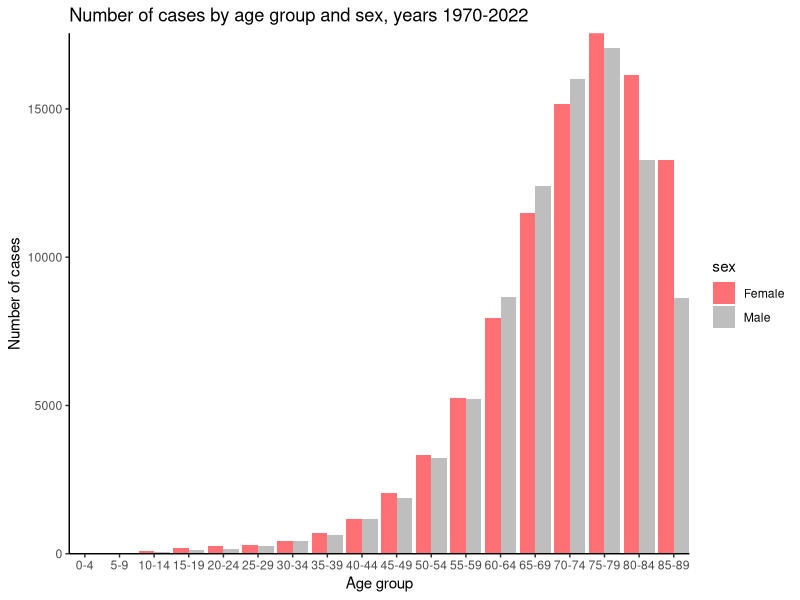
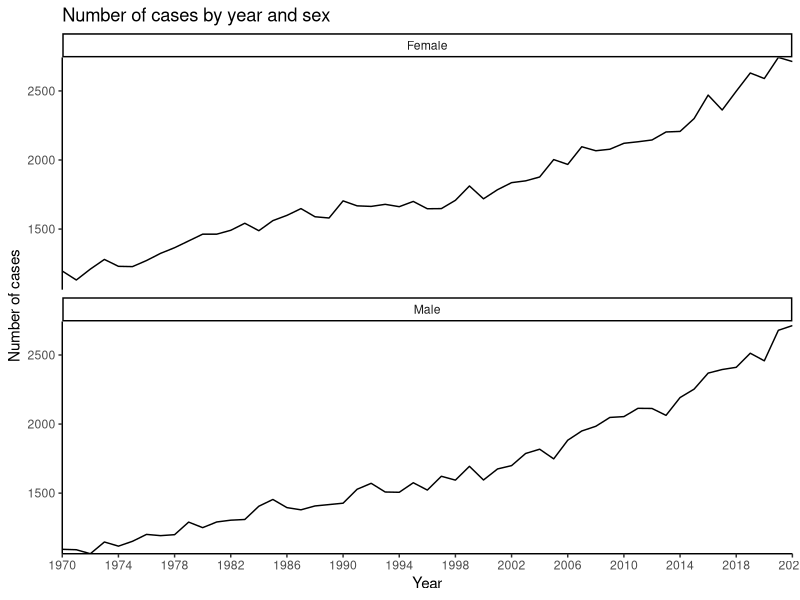
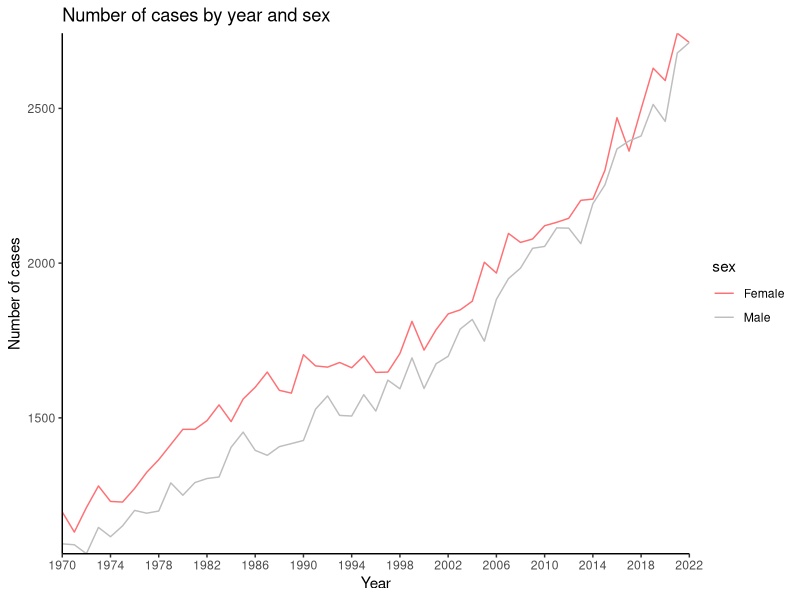
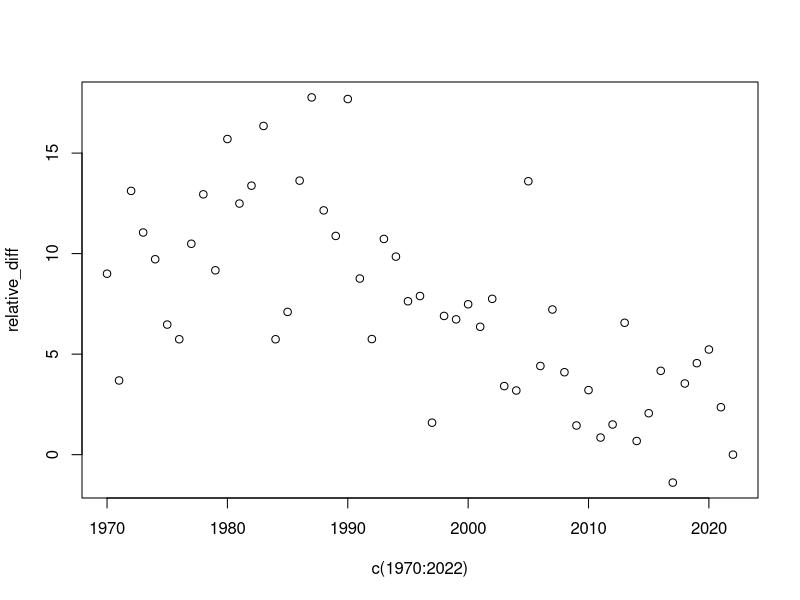
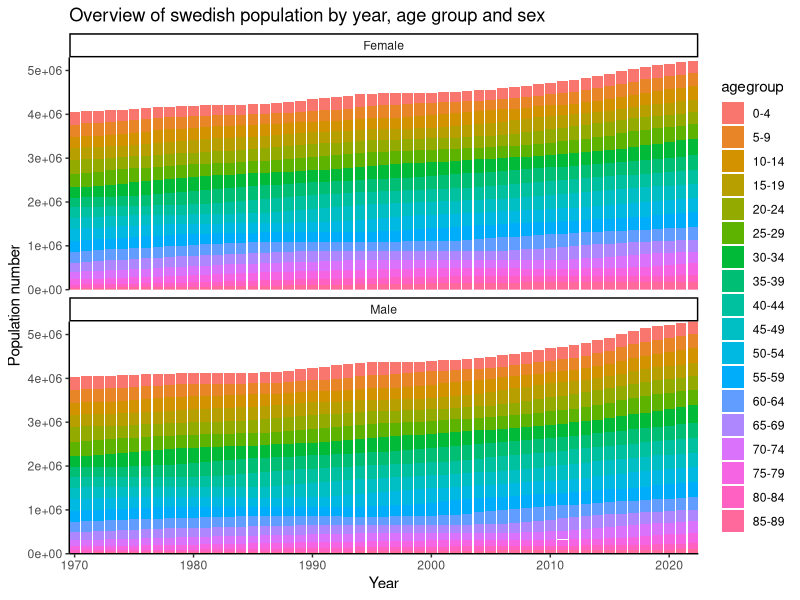
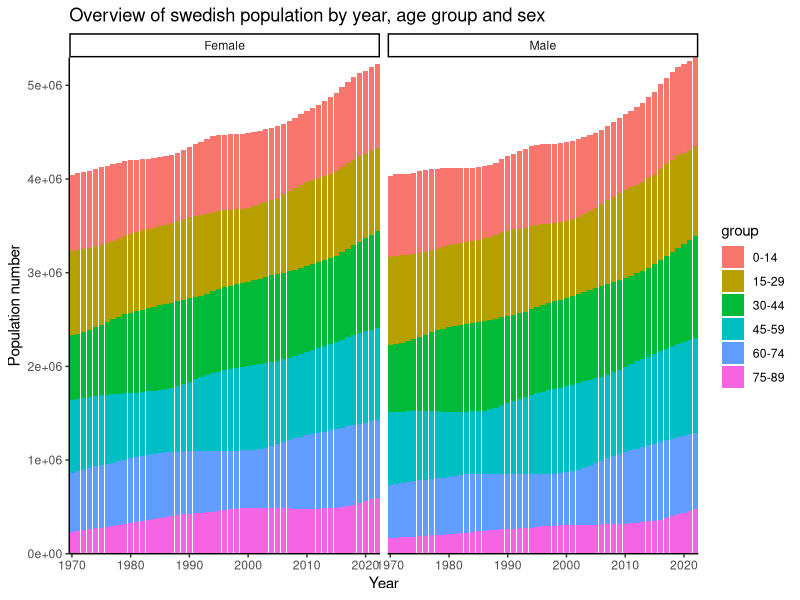
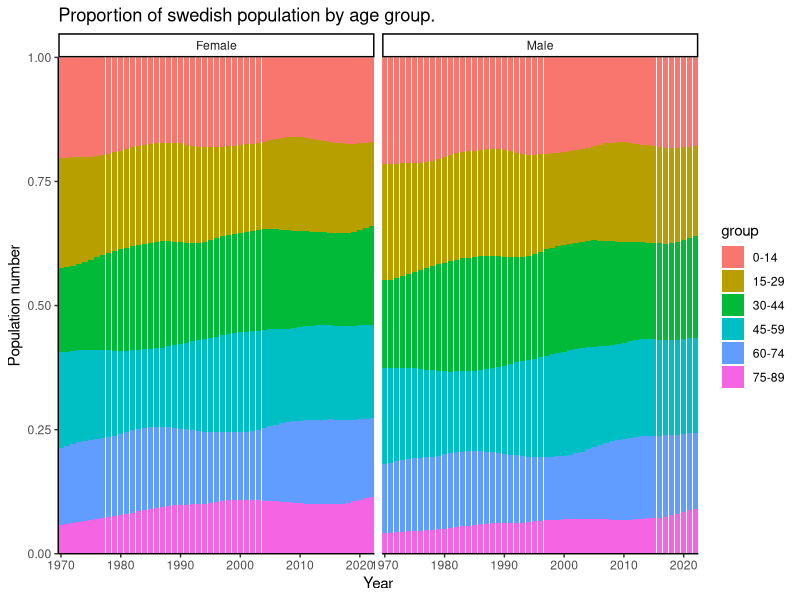
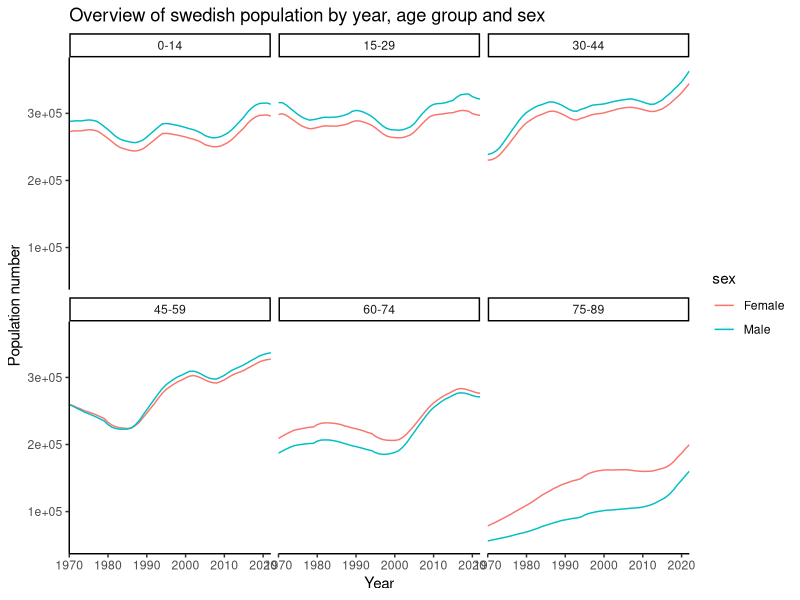

The R source for these figures, in order:
## ---- chunk 1
knitr::opts_chunk$set(warning = FALSE, message = FALSE) 
## ---- chunk 2
library(readr)
library(tidyverse)
library(ggplot2)
library(splines)
## ---- chunk 3
cases <- readr::read_tsv("cases.tsv")
population <- readr::read_tsv("population.tsv")
## ---- chunk 4
cases %>% summary()
# order agegroups 
factor_groups <- cases %>% pull(agegroup) %>% unique()
cases <- cases %>% mutate(agegroup = factor(agegroup, levels = factor_groups)) 
## ---- chunk 5
cases %>% pull(agegroup) %>% unique()
## ---- chunk 6
cases %>% pull(sex) %>% unique()
## ---- chunk 7
cases %>% 
  group_by(agegroup,sex) %>% 
  summarize(n = sum(n)) %>% 
  ungroup() %>% 
  ggplot(aes(x = agegroup, y = n, fill = sex)) +
  geom_bar(stat = "identity", position=position_dodge()) +
  scale_fill_manual(values=c("#FF7074", 
                             "gray"))+
  theme_classic() + 
  coord_cartesian(expand = FALSE) + 
  # add labels and title
  ggtitle("Number of cases by age group and sex, years 1970-2022") +
  xlab("Age group") + ylab("Number of cases")
  
## ---- chunk 8
cases %>% 
  group_by(year, sex) %>% 
  summarize(n = sum(n)) %>% 
  ungroup() %>% 
  ggplot(aes(x = year, y = n)) +
  facet_wrap(~sex, ncol = 1) +
  stat_summary(geom="line") +
  theme_classic() + 
  coord_cartesian(expand = FALSE) + 
  scale_x_continuous(lim = c(1970, 2022), breaks = c(seq(1970, 2022, by = 4)))+
  # add labels and title
  ggtitle("Number of cases by year and sex") +
  xlab("Year") + ylab("Number of cases")
## ---- chunk 9
cases %>% 
  group_by(year,sex) %>% 
  summarize(n = sum(n)) %>% 
  ungroup() %>% 
  ggplot(aes(x = year, y = n, col = sex)) +
  #geom_point() +
  stat_summary(geom="line")+
  scale_color_manual(values=c("#FF7074", 
                            "gray"))+
  theme_classic() + 
  coord_cartesian(expand = FALSE) + 
  scale_x_continuous(lim = c(1970, 2022), breaks = c(seq(1970, 2022, by = 4)))+
  # add labels and title
  ggtitle("Number of cases by year and sex") +
  xlab("Year") + ylab("Number of cases")
## ---- chunk 10
# quantify the relative differences (%) between total counts for female and male categories
relative_diff <- cases %>% 
  group_by(year,sex) %>% 
  summarize(n = sum(n)) %>% 
  ungroup() %>% 
  pivot_wider(names_from = sex, values_from = n) %>% 
  mutate(relative_diff = round(100* (Female - Male)/((Male + Female)/2), 2)) %>% 
  pull(relative_diff)
plot(x = c(1970:2022), y = relative_diff)
## ---- chunk 11
head(population)
summary(population)
population %>% pull(agegroup) %>% unique() == cases %>% pull(agegroup) %>% unique() 
population %>% arrange(desc(year)) %>% pull(year) %>% unique() == cases %>% pull(year) %>% unique() 
population %>% arrange(sex) %>% pull(sex) %>% unique() == cases %>% arrange(sex) %>% pull(sex) %>% unique()
## ---- chunk 12
population <- population %>%  mutate(agegroup = factor(agegroup, levels = factor_groups)) 
## ---- chunk 13
population %>% 
  ggplot(aes(x = year, y = n_pop, fill = agegroup)) +
  facet_wrap(~sex, ncol = 1) +
  geom_bar(stat = "identity") +
  theme_classic() + 
  coord_cartesian(expand = FALSE) + 
  # add labels and title
  ggtitle("Overview of swedish population by year, age group and sex") +
  xlab("Year") + ylab("Population number")
## ---- chunk 14
population %>%
  mutate(group = case_when(
    agegroup %in% factor_groups[1:3] ~ "0-14",
    agegroup %in% factor_groups[4:6] ~ "15-29",
    agegroup %in% factor_groups[7:9] ~ "30-44",
    agegroup %in% factor_groups[10:12] ~ "45-59",
    agegroup %in% factor_groups[13:15] ~ "60-74",
    agegroup %in% factor_groups[16:18] ~ "75-89",
    TRUE ~ NA
    )
    ) %>%
  ggplot(aes(x = year, y = n_pop, fill = group)) +
  facet_wrap(~sex, ncol = 2) +
  geom_bar(stat = "identity") +
  theme_classic() +
  coord_cartesian(expand = FALSE) +
  # add labels and title
  ggtitle("Overview of swedish population by year, age group and sex") +
  xlab("Year") + ylab("Population number")
## ---- chunk 15
population %>%
  mutate(group = case_when(
    agegroup %in% factor_groups[1:3] ~ "0-14",
    agegroup %in% factor_groups[4:6] ~ "15-29",
    agegroup %in% factor_groups[7:9] ~ "30-44",
    agegroup %in% factor_groups[10:12] ~ "45-59",
    agegroup %in% factor_groups[13:15] ~ "60-74",
    agegroup %in% factor_groups[16:18] ~ "75-89",
    TRUE ~ NA
    )
    ) %>%
  ggplot(aes(x = year, y = n_pop, fill = group)) +
  facet_wrap(~sex, ncol = 2) +
  geom_bar(position="fill", stat="identity") +
  theme_classic() +
  coord_cartesian(expand = FALSE) +
  # add labels and title
  ggtitle("Proportion of swedish population by age group.") +
  xlab("Year") + ylab("Population number")
## ---- chunk 16
population %>%
  mutate(group = case_when(
    agegroup %in% factor_groups[1:3] ~ "0-14",
    agegroup %in% factor_groups[4:6] ~ "15-29",
    agegroup %in% factor_groups[7:9] ~ "30-44",
    agegroup %in% factor_groups[10:12] ~ "45-59",
    agegroup %in% factor_groups[13:15] ~ "60-74",
    agegroup %in% factor_groups[16:18] ~ "75-89",
    TRUE ~ NA
    )
    ) %>%
  ggplot(aes(x = year, y = n_pop, color = sex)) +
  facet_wrap(~group, ncol = 3) +
  stat_summary(geom="line")+
  theme_classic() +
  coord_cartesian(expand = FALSE) +
  # add labels and title
  ggtitle("Overview of swedish population by year, age group and sex") +
  xlab("Year") + ylab("Population number")
## ---- chunk 17
population %>%
  ggplot(aes(x = year, y = n_pop, color = sex)) +
  facet_wrap(~agegroup, ncol = 3) +
  stat_summary(geom="line")+
  theme_classic() +
  coord_cartesian(expand = FALSE) +
  # add labels and title
  ggtitle("Overview of swedish population by year, age group and sex") +
  xlab("Year") + ylab("Population number")
## ---- chunk 18
population %>%
  filter(year %in% c(1970, 2022)) %>% 
  ggplot(aes(x = agegroup, y = n_pop, fill = sex)) +
  facet_wrap(~year, ncol = 2) +
  geom_bar(position="fill", stat="identity") + 
  theme_classic() +
  coord_cartesian(expand = FALSE) +
  # add labels and title
  ggtitle("Sex distribution by age group, years 1970 and 2022") +
  xlab("age group") + ylab("Proportion of population")
## ---- chunk 19
population %>%
  filter(year %in% c(1970, 2022)) %>% 
  ggplot(aes(x = agegroup, y = n_pop, fill = sex)) +
  facet_wrap(~year, ncol = 2) +
  geom_bar(stat="identity", position = position_dodge()) + 
  theme_classic() +
  coord_cartesian(expand = FALSE) +
  # add labels and title
  ggtitle("Sex distribution by age group, years 1970 and 2022") +
  xlab("age group") + ylab("Proportion of population")
## ---- chunk 20
# merging datasets
cases_pop <- cases %>% left_join(population) 
## ---- chunk 21
## check
cases %>% nrow() == cases_pop %>% nrow() 
population %>% nrow() == cases_pop %>% nrow() 

cases_pop %>% head()
## ---- chunk 22
# cases by year and sex
cases_ys <- cases %>% 
  group_by(year, sex) %>% 
  summarize(n = sum(n)) %>% 
  ungroup()

# population by year and sex
population_ys <- population %>% 
  group_by(year, sex) %>% 
  summarize(n_pop = sum(n_pop)) %>% 
  ungroup()
## ---- chunk 23
# rate per hundred thousand population, dataset with age
cases_pop <- cases_pop %>% 
  # rate per 10^5 population
  mutate(rate = 10^5 * n/n_pop)

# rate per ten thousand population, dataset without age

# create dataset without age variable
cases_pop_ys <- cases_ys %>% 
  left_join(population_ys) %>% 
    # rate per 10^4 population
  mutate(rate = 10^4 * n/n_pop)
## ---- chunk 24
cases_pop_ys %>% 
  #mutate(year = as.factor(year)) %>% 
  ggplot(aes(x = year, y = rate)) +
  facet_wrap(~ sex, ncol = 1) +
  # smooth the curve
  geom_smooth() +
  # non smoothed data
  geom_point(size = 0.5) +
  stat_summary(geom="line") +
  theme_classic() + 
  coord_cartesian(expand = FALSE) + 
  scale_x_continuous(lim = c(1970, 2022), breaks = c(seq(1970, 2022, by = 4))) +
  # add labels and title
  ggtitle("Incidence rate per 10^4 population by year and sex") +
  xlab("Year") + ylab("Number of cases per 10^4 population")
## ---- chunk 25
cases_pop_ys %>% 
  ggplot(aes(x = year, y = rate, color = sex)) +
  # smooth the curve
  geom_smooth(se= FALSE) +
  # non smoothed data
  geom_point(size = 0.5) +
  stat_summary(geom="line") +
  theme_classic() + 
  coord_cartesian(expand = FALSE) + 
  #scale_x_continuous(lim = c(1970, 2022), breaks = c(seq(1970, 2022, by = 4))) +
  # add labels and title
  ggtitle("Incidence rate per 10^4 population by year and sex") +
  xlab("Year") + ylab("Number of cases per 10^4 population")
## ---- chunk 26
cases_pop %>% 
  mutate(group = case_when(
   agegroup %in% factor_groups[1:3] ~ 1,
   agegroup %in% factor_groups[4:6] ~ 2,
   agegroup %in% factor_groups[7:9] ~ 3,
   agegroup %in% factor_groups[10:12] ~ 4,
   agegroup %in% factor_groups[13:15] ~ 5,
   agegroup %in% factor_groups[16:18] ~ 6,
   TRUE ~ NA
   )
  ) %>%
  # mutate(group = case_when(
  #  agegroup %in% factor_groups[1:6] ~ 1,
  #  agegroup %in% factor_groups[7:12] ~ 2,
  #  agegroup %in% factor_groups[13:18] ~ 3,
  #  TRUE ~ NA
  #  )
  # ) %>%
  # mutate(group = case_when(
  #  agegroup %in% factor_groups[1:4] ~ 1,
  #  agegroup %in% factor_groups[5:8] ~ 2,
  #  agegroup %in% factor_groups[9:12] ~ 3,
  #  agegroup %in% factor_groups[13:16] ~ 4,
  #  agegroup %in% factor_groups[17:18] ~ 5,
  #  TRUE ~ NA
  #  )
  # ) %>%
  ggplot(aes(x = year, y = rate, color = agegroup)) +
  facet_wrap(group ~ sex, ncol = 4, scales = "free_y") +
  # smooth the curve
  geom_smooth() +
  # non smoothed data
  geom_point(size = 0.5) +
  stat_summary(geom="line") +
  theme_classic() + 
  coord_cartesian(expand = FALSE) + 
  #scale_x_continuous(lim = c(1970, 2022), breaks = c(seq(1970, 2022, by = 4))) +
  # add labels and title
  ggtitle("Incidence rate per 10^5 population by year, age group and sex") +
  xlab("Year") + ylab("Number of cases per 10^5 population")
  

cases_pop %>% 
  ggplot(aes(x = year, y = rate)) +
  facet_wrap(agegroup ~ sex, ncol = 6, scales = "free_y") +
  # non smoothed data 
  geom_point(size = 0.5, color = "light gray") +
  stat_summary(geom="line", color = "light gray") +
  # smooth the curve
  geom_smooth() +
  theme_classic() + 
  coord_cartesian(expand = FALSE) + 
  #scale_x_continuous(lim = c(1970, 2022), breaks = c(seq(1970, 2022, by = 4))) +
  # add labels and title
  ggtitle("Incidence rate per 10^5 population by year, age group and sex") +
  xlab("Year") + ylab("Number of cases per 10^5 population")


cases_pop %>% 
  ggplot(aes(x = year, y = rate, color = agegroup)) +
  facet_wrap(~ sex, ncol = 2, scales = "free_y") +
  # non smoothed data 
  geom_point(size = 0.5, color = "light gray") +
  stat_summary(geom="line", color = "light gray") +
  # smooth the curve
  geom_smooth() +
  theme_classic() + 
  coord_cartesian(expand = FALSE) + 
  #scale_x_continuous(lim = c(1970, 2022), breaks = c(seq(1970, 2022, by = 4))) +
  # add labels and title
  ggtitle("Incidence rate per 10^5 population by year, age group and sex") +
  xlab("Year") + ylab("Number of cases per 10^5 population")
  
## ---- chunk 27
cases_pop %>% 
  ggplot(aes(x = year, y = rate, color = sex)) +
  facet_wrap(~ agegroup , ncol = 6) + #, scales = "free_y") +
  # smooth the curve
  geom_smooth() +
  # non smoothed data
  geom_point(size = 0.5) +
  stat_summary(geom="line") +
  theme_classic() + 
  coord_cartesian(expand = FALSE) + 
  #scale_x_continuous(lim = c(1970, 2022), breaks = c(seq(1970, 2022, by = 4))) +
  # add labels and title
  ggtitle(paste("Yearly number of cases per 10^5 population by sex and age group")) + 
  xlab("Year") + ylab("Number of cases per 10^5 population") 
  
## ---- chunk 28
cases_pop %>% 
  ggplot(aes(x = year, y = rate, color = sex)) +
  facet_wrap(~ agegroup , ncol = 6, scales = "free_y") +
  # smooth the curve
  geom_smooth() +
  # non smoothed data
  geom_point(size = 0.5) +
  stat_summary(geom="line") +
  theme_classic() + 
  coord_cartesian(expand = FALSE) + 
  #scale_x_continuous(lim = c(1970, 2022), breaks = c(seq(1970, 2022, by = 4))) +
  # add labels and title
  ggtitle(paste("Yearly number of cases per 10^5 population by sex and age group")) + 
  xlab("Year") + ylab("Number of cases per 10^5 population") 
  
## ---- chunk 29
for(i in factor_groups){
  toplot <-  cases_pop %>% 
    filter(agegroup == i) %>% 
    ggplot(aes(x = year, y = rate, color = sex)) +
    # smooth the curve
    geom_smooth() +
    # non smoothed data
    geom_point(size = 0.5) +
    stat_summary(geom="line") +
    theme_classic() + 
    coord_cartesian(expand = FALSE) + 
    scale_x_continuous(lim = c(1970, 2022), breaks = c(seq(1970, 2022, by = 4))) +
    # add labels and title
    ggtitle(paste("Yearly number of cases per 10^5 population by sex, agegroup", i, sep = " ")) +
    xlab("Year") + ylab("Number of cases per 10^5 population") 
  
  print(toplot)
}
  
## ---- chunk 30
model <- cases_pop_ys %>%  
  glm(formula = n ~ year + sex + offset(log(n_pop)), family = "poisson")
summary(model)
## ---- chunk 31
exp(model$coefficients[1] + model$coefficients[2] * 1970 + model$coefficients[3] * 1)

exp(model$coefficients[1] + model$coefficients[2] * 1970 + model$coefficients[3] * 0)
## ---- chunk 32
exp(model$coefficients[1] + model$coefficients[2] * 2020 + model$coefficients[3] * 1)

exp(model$coefficients[1] + model$coefficients[2] * 2020 + model$coefficients[3] * 0)
## ---- chunk 33
model_age <- cases_pop %>% 
  mutate(agegroup = factor(agegroup, levels = factor_groups)) %>% 
  glm(formula = n ~ year*sex + year*agegroup + offset(log(n_pop)), family = "poisson")

model_age <- cases_pop %>% 
  mutate(agegroup = factor(agegroup, levels = factor_groups)) %>% 
  glm(formula = n ~ year*sex + year*agegroup + agegroup * sex + offset(log(n_pop)), family = "poisson")
model_age
## ---- chunk 34
# males
exp(
    #intercept 
    model_age$coefficients[1] + 
    #year
    model_age$coefficients[2] * 1970 + 
    #sex
    model_age$coefficients[3] * 1 + 
    #age 70-74
    model_age$coefficients[17] + 
    # year*sex
    model_age$coefficients[21] * 1970 * 1 + 
    # year*age 70-74
    model_age$coefficients[35] * 1970+
    # sex*age 70-74 
    model_age$coefficients[52] * 1)

# females
exp(
    #intercept 
    model_age$coefficients[1] + 
    #year
    model_age$coefficients[2] * 1970 + 
    #sex
    model_age$coefficients[3] * 0 + 
    #age 70-74
    model_age$coefficients[17] + 
    # year*sex
    model_age$coefficients[21] * 1970 * 0 + 
    # year*age 70-74
    model_age$coefficients[35] * 1970 +
    # sex*age 70-74 
    model_age$coefficients[52] * 0)
## ---- chunk 35
# males
exp(
    #intercept 
    model_age$coefficients[1] + 
    #year
    model_age$coefficients[2] * 2020 + 
    #sex
    model_age$coefficients[3] * 1 + 
    #age 70-74
    model_age$coefficients[17] + 
    # year*sex
    model_age$coefficients[21] * 2020 * 1 + 
    # year*age 70-74
    model_age$coefficients[35] *2020+
    # sex*age 70-74 
    model_age$coefficients[52] * 1)

# females
exp(
    #intercept 
    model_age$coefficients[1] + 
    #year
    model_age$coefficients[2] * 2020 + 
    #sex
    model_age$coefficients[3] * 0 + 
    #age 70-74
    model_age$coefficients[17] + 
    # year*sex
    model_age$coefficients[21] * 2020 * 0 + 
    # year*age 70-74
    model_age$coefficients[35] * 2020+
    # sex*age 70-74 
    model_age$coefficients[52] * 0)
## ---- chunk 36
# splines_model <- cases_pop %>%
#   mutate(agegroup = factor(agegroup, levels = factor_groups)) %>%
#   glm(formula = n ~ bs(year,df = 4)*sex  + bs(year, df = 4)*bs(agegroup, df = 3)+ offset(log(n_pop)), family = "poisson")

age <- seq(2,87,5)
age_df <- data.frame(agegroup = factor_groups, age = age)

splines_to_fit <- cases_pop %>%
  inner_join(age_df)

splines_model <- splines_to_fit %>% 
  # I also put splines on age, otherwise the fitted values are far away from original values
  glm(formula = n ~ bs(year,df = 4)*sex + bs(year, df = 4)*bs(age, df = 4) + offset(log(n_pop)), family = "poisson")

summary(splines_model)

#dataset <- data.frame(n = splines_model$y, fitted = splines_model$fitted.values)


toplot <- splines_to_fit %>% add_column(fitted = splines_model$fitted.values)

toplot %>% 
  filter(age %in% c(52,72,87)) %>% 
  ggplot(aes(x = year, y = fitted, color = agegroup)) +
  geom_point() +
  facet_wrap(~sex, ncol = 2) +
  geom_point(size = 0.1) +
  stat_summary(geom="line") +
  theme_classic() + 
  coord_cartesian(expand = FALSE) + 
  scale_x_continuous(lim = c(1970, 2022), breaks = c(seq(1970, 2022, by = 4))) +
  # add labels and title
  ggtitle("Number of cases by year, age and sex") +
  xlab("Year") + ylab("Number of cases") 
## ---- chunk 37
toplot %>% 
  pivot_longer(cols = c(n, fitted), names_to = "type") %>% 
  filter(age %in% c(52,57,72,87)) %>% 
  ggplot(aes(x = year, y = value, color = age)) +
  geom_point(size = 0.5) +
  facet_wrap(~sex, ncol = 2) +
  theme_classic() + 
  coord_cartesian(expand = FALSE) + 
  scale_x_continuous(lim = c(1970, 2022), breaks = c(seq(1970, 2022, by = 4))) +
  # add labels and title
  ggtitle("Number of cases by year, age and sex") +
  xlab("Year") + ylab("Number of cases") 
## ---- chunk 38
# reference values for male and female population
standard_pop <- population %>%
  filter(year == 2022) %>%  
  rename(ref_pop = n_pop) %>% 
  select(-year)

# reference value for total male population 
tot_male <- standard_pop %>% 
  filter(sex == "Male") %>% 
  pull(ref_pop) %>% sum()

# reference value for total female population 
tot_female <- standard_pop %>% 
  filter(sex == "Female") %>% 
  pull(ref_pop) %>% sum()
## ---- chunk 39

age_standardised_rates <- cases_pop %>% 
  select(-rate) %>% 
  left_join(standard_pop) %>% 
  # add number of cases obtained if population number was ref_pop
  mutate(cases_ref_pop = ref_pop * n/n_pop) %>% 
  # for each year, compute total (sum over agegroups) and divide by total reference population
  # keep male and female categories 
  group_by(year, sex) %>% 
  # sum over agegroups 
  summarize(sum_ages = sum(cases_ref_pop, na.rm = TRUE)) %>% 
  mutate(standardised_rate = case_when(sex == "Female" ~ sum_ages/tot_female,
                                       sex == "Male" ~ sum_ages/tot_male,
                                       TRUE ~ NA)
         ) %>% 
  select(-sum_ages) %>% 
  # rescale
  mutate(standardised_rate = 10^4 * standardised_rate)
## ---- chunk 40
age_standardised_rates %>% 
   ggplot(aes(x = year, y = standardised_rate, color = sex)) +
  # smooth the curve
  geom_smooth() +
  # non smoothed data
  geom_point(size = 0.5) +
  stat_summary(geom="line") +
  theme_classic() + 
  coord_cartesian(expand = FALSE) + 
  scale_x_continuous(lim = c(1970, 2022), breaks = c(seq(1970, 2022, by = 4))) +
  # add labels and title
  ggtitle("Standardised incidence rate: cases per 10^4 population by year and sex") +
  xlab("Year") + ylab("Number of cases per 10^4 population - standardised")
## ---- chunk 41
cases_pop_ys %>% 
  filter(sex == "Female") %>% 
  left_join(age_standardised_rates) %>% 
  select(year, sex, rate, standardised_rate) %>% 
  pivot_longer(cols = c(rate, standardised_rate), names_to = "type") %>% 
  ggplot(aes(x = year, y = value, color = type))+
  # smooth the curve
  geom_smooth() +
  # non smoothed data
  geom_point(size = 0.5) +
  stat_summary(geom="line") +
  theme_classic() + 
  coord_cartesian(expand = FALSE) + 
  scale_x_continuous(lim = c(1970, 2022), breaks = c(seq(1970, 2022, by = 4))) +
  # add labels and title
  ggtitle("Standardised vs non standarsised incidence rate - female population") +
  xlab("Year") + ylab("Number of cases per 10^4 population")
## ---- chunk 42
cases_pop_ys %>% 
  filter(sex == "Male") %>% 
  left_join(age_standardised_rates) %>% 
  select(year, sex, rate, standardised_rate) %>% 
  pivot_longer(cols = c(rate, standardised_rate), names_to = "type") %>% 
  ggplot(aes(x = year, y = value, color = type))+
  # smooth the curve
  geom_smooth() +
  # non smoothed data
  geom_point(size = 0.5) +
  stat_summary(geom="line") +
  theme_classic() + 
  coord_cartesian(expand = FALSE) + 
  scale_x_continuous(lim = c(1970, 2022), breaks = c(seq(1970, 2022, by = 4))) +
  # add labels and title
  ggtitle("Standardised vs non standarsised incidence rate - male population") +
  xlab("Year") + ylab("Number of cases per 10^4 population")
## ---- chunk 43

cases_pop_fit <- cases_pop %>% 
  select(-rate, -n) %>% 
  # replace number of cases with fitted number of cases, which should already be in the right order
  add_column(n_fit = model_age$fitted.values)

# 
# ### to remove
# 
# cases_pop_fit <- cases_pop %>% 
#   select(-rate, -n) %>% 
#   # replace number of cases with fitted number of cases, which should already be in the right order
#   add_column(n_fit = model_age$fitted.values) %>% 
#   mutate(check = n_fit/n_pop) %>% 
#   left_join(standard_pop) %>% 
#   mutate(check2 = ref_pop * check)
# 
# model_age2 <- cases_pop %>%
#   mutate(agegroup = factor(agegroup, levels = factor_groups)) %>%
#  # glm(formula = n ~ year + offset(log(n_pop)), family = "poisson")
#   glm(formula = n ~ age + offset(log(n_pop)), family = "poisson")


# cases_pop_fit <- cases_pop %>% 
#   select(-rate, -n) %>% 
#   # replace number of cases with fitted number of cases, which should already be in the right order
#   add_column(n_fit = model_age2$fitted.values) 
# ### end remove


# repeat question 11
age_standardised_rates_fit <- cases_pop_fit %>% 
  left_join(standard_pop) %>% 
  # add number of cases obtained if population number was ref_pop
  mutate(cases_ref_pop = ref_pop * n_fit/n_pop) %>% 
  # for each year, compute total (sum over agegroups) and divide by total reference population
  # keep male and female categories 
  group_by(year, sex) %>% 
  # sum over agegroups 
  summarize(sum_ages = sum(cases_ref_pop, na.rm = TRUE)) %>% 
  ungroup() %>% 
  mutate(standardised_rate_fit = case_when(sex == "Female" ~ sum_ages/tot_female,
                                       sex == "Male" ~ sum_ages/tot_male,
                                       TRUE ~ NA)
         ) %>% 
  select(-sum_ages) %>% 
  # rescale
  mutate(standardised_rate_fit = 10^4 * standardised_rate_fit)
## ---- chunk 44
cases_pop_ys %>% 
  filter(sex == "Female") %>% 
  left_join(age_standardised_rates) %>% 
  left_join(age_standardised_rates_fit) %>% 
  select(year, sex, rate, standardised_rate, standardised_rate_fit) %>% 
  pivot_longer(cols = c(rate, standardised_rate, standardised_rate_fit), names_to = "type") %>% 
  #filter(type == "standardised_rate_fit") %>% 
  ggplot(aes(x = year, y = value, color = type))+
  # smooth the curve
  geom_smooth() +
  # non smoothed data
  geom_point(size = 0.5) +
  stat_summary(geom="line") +
  theme_classic() + 
  coord_cartesian(expand = FALSE) + 
  scale_x_continuous(lim = c(1970, 2022), breaks = c(seq(1970, 2022, by = 4))) +
  # add labels and title
  ggtitle("Standardised vs non standarsised incidence rate - female population") +
  xlab("Year") + ylab("Number of cases per 10^4 population")
## ---- chunk 45
cases_pop_ys %>% 
  filter(sex == "Male") %>% 
  left_join(age_standardised_rates) %>% 
  left_join(age_standardised_rates_fit) %>% 
  select(year, sex, rate, standardised_rate, standardised_rate_fit) %>% 
  pivot_longer(cols = c(rate, standardised_rate, standardised_rate_fit), names_to = "type") %>% 
  ggplot(aes(x = year, y = value, color = type))+
  # smooth the curve
  geom_smooth() +
  # non smoothed data
  geom_point(size = 0.5) +
  stat_summary(geom="line") +
  theme_classic() + 
  coord_cartesian(expand = FALSE) + 
  scale_x_continuous(lim = c(1970, 2022), breaks = c(seq(1970, 2022, by = 4))) +
  # add labels and title
  ggtitle("Standardised vs non standarsised incidence rate - male population") +
  xlab("Year") + ylab("Number of cases per 10^4 population")
